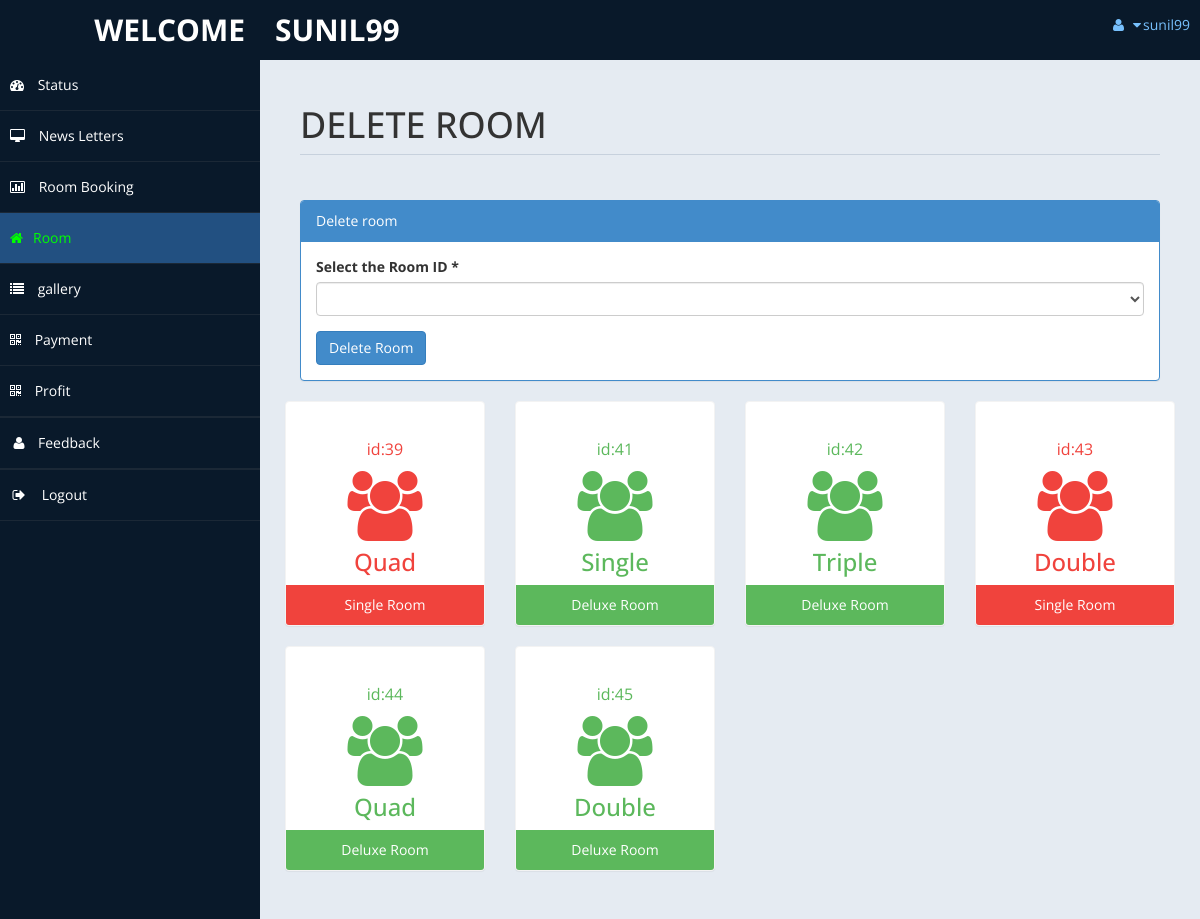
Before: /homestay/admin/roomdel.php (signed in) with the older database file.
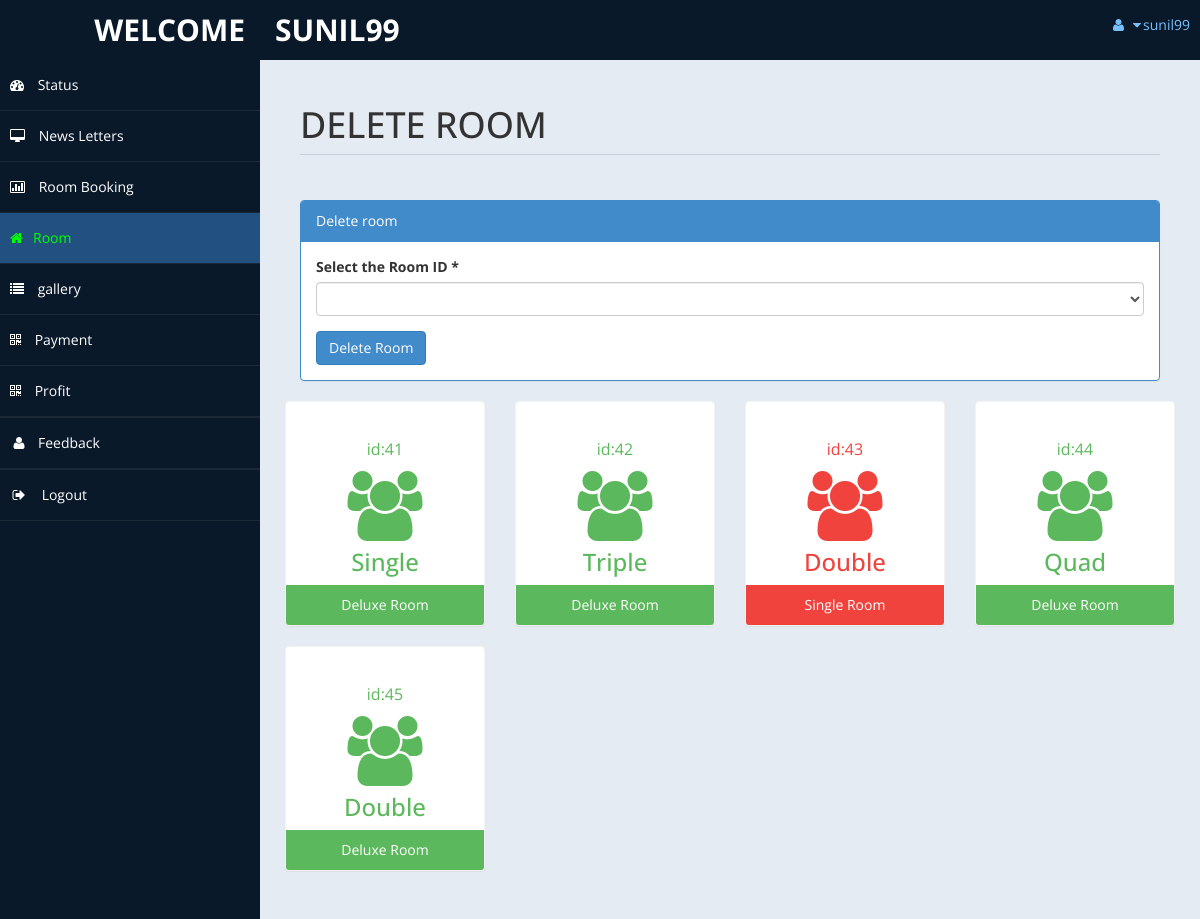
After: the same page with the newer database file.
### tables this page shows
CREATE TABLE `room` (
  `id` int(10) UNSIGNED NOT NULL,
  `type` varchar(15) DEFAULT NULL,
  `bedding` varchar(10) DEFAULT NULL,
  `place` varchar(10) DEFAULT NULL,
  `price` int(11) NOT NULL,
  `no_of_room` int(11) NOT NULL,
  `cusid` int(11) DEFAULT NULL,
  `H_id` int(11) NOT NULL,
  `owner` varchar(65) NOT NULL
);

### homestay/admin/lib/fetch_data.php (called while the page is built, shortened)
<?php
function gethomestayid(){
	require("../db.php");
	$owner=$_SESSION['user'];
	$sql="SELECT * FROM homestay_info where owner_name='$owner';";
	if ($result=mysqli_query($con,$sql))
	{
		$rowcount=mysqli_num_rows($result);
		if ($rowcount==0) {
			echo 'No homestay information found!!';
		}else{
		foreach ($result as $id) {
			return $id['id'];
		}}
	}
}

### homestay/admin/roomdel.php (the view, shortened to what the changed rows need)
<?php
include('db.php');
include 'lib/fetch_data.php';
 $h_id=gethomestayid();
?>
<!DOCTYPE html>
<html xmlns="http://www.w3.org/1999/xhtml">
<head>
    <link href="assets/css/bootstrap.css" rel="stylesheet" />
    <link href="assets/css/font-awesome.css" rel="stylesheet" />
    <link href="assets/css/custom-styles.css" rel="stylesheet" />
</head>
<body>
    <div id="wrapper">
        <div id="page-wrapper" >
            <div id="page-inner">
			 <div class="row">
                    <div class="col-md-12">
                        <h1 class="page-header">
                           DELETE ROOM <small></small>
                        </h1>
                    </div>
                </div>
            <div class="row">
           <?php
						include ('db.php');
						$sql = "select * from room where H_id=$h_id";
						$re = mysqli_query($con,$sql);
				?>
                <div class="row">
				<?php
                $rowcounting = mysqli_num_rows($re);
                if ($rowcounting==0){
                    echo ' no rooms found';
                }
                else{
										while($row= mysqli_fetch_array($re))
										{
												$id = $row['type'];
											 if ($id == "Deluxe Room")
											{
												echo"<div class='col-md-3 col-sm-12 col-xs-12'>
													<div class='panel panel-primary text-center no-boder bg-color-green'>
														<div class='panel-body'>
															<p>id:".$row['id']."</p><i class='fa fa-users fa-5x'></i>
															<h3>".$row['bedding']."</h3>
														</div>
														<div class='panel-footer back-footer-green'>
															".$row['type']."
														</div>
													</div>
												</div>";
											}
											else if($id =="Single Room")
											{
												echo"<div class='col-md-3 col-sm-12 col-xs-12'>
													<div class='panel panel-primary text-center no-boder bg-color-red'>
														<div class='panel-body'>
															<p>id:".$row['id']."</p><i class='fa fa-users fa-5x'></i>
															<h3>".$row['bedding']."</h3>
														</div>
														<div class='panel-footer back-footer-red'>
															".$row['type']."
														</div>
													</div>
												</div>";
											}
										}
                                    }
									?>
                </div>
					</div>
            </div>
        </div>
</body>
</html>

Changed rows visible on the page:
removed room: id "39", bedding "Quad", type "Single Room"
